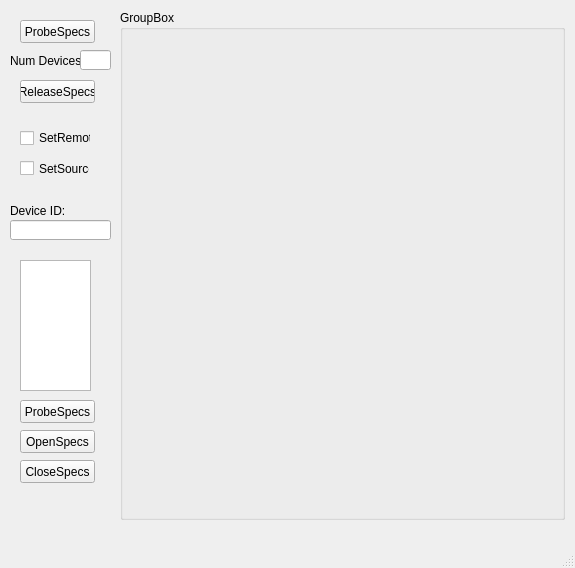
<?xml version="1.0" encoding="UTF-8"?>
<ui version="4.0">
 <class>TestWindow</class>
 <widget class="QMainWindow" name="TestWindow">
  <property name="geometry">
   <rect>
    <x>0</x>
    <y>0</y>
    <width>575</width>
    <height>568</height>
   </rect>
  </property>
  <property name="windowIcon">
   <iconset resource="../Resources.qrc">
    <normaloff>:/images/Agrosight.png</normaloff>:/images/Agrosight.png</iconset>
  </property>
  <widget class="QWidget" name="centralwidget">
   <widget class="QPushButton" name="pushButton">
    <property name="geometry">
     <rect>
      <x>20</x>
      <y>20</y>
      <width>75</width>
      <height>23</height>
     </rect>
    </property>
    <property name="text">
     <string>ProbeSpecs</string>
    </property>
   </widget>
   <widget class="QPlainTextEdit" name="plainTextEdit">
    <property name="geometry">
     <rect>
      <x>20</x>
      <y>260</y>
      <width>71</width>
      <height>131</height>
     </rect>
    </property>
   </widget>
   <widget class="GroupBoxSpec" name="Spec1">
    <property name="geometry">
     <rect>
      <x>120</x>
      <y>10</y>
      <width>445</width>
      <height>510</height>
     </rect>
    </property>
    <property name="title">
     <string>GroupBox</string>
    </property>
   </widget>
   <widget class="QPushButton" name="Probe">
    <property name="geometry">
     <rect>
      <x>20</x>
      <y>400</y>
      <width>75</width>
      <height>23</height>
     </rect>
    </property>
    <property name="text">
     <string>ProbeSpecs</string>
    </property>
   </widget>
   <widget class="QPushButton" name="Open">
    <property name="geometry">
     <rect>
      <x>20</x>
      <y>430</y>
      <width>75</width>
      <height>23</height>
     </rect>
    </property>
    <property name="text">
     <string>OpenSpecs</string>
    </property>
   </widget>
   <widget class="QPushButton" name="Close">
    <property name="geometry">
     <rect>
      <x>20</x>
      <y>460</y>
      <width>75</width>
      <height>23</height>
     </rect>
    </property>
    <property name="text">
     <string>CloseSpecs</string>
    </property>
   </widget>
   <widget class="QPushButton" name="pushReleaseAll">
    <property name="geometry">
     <rect>
      <x>20</x>
      <y>80</y>
      <width>75</width>
      <height>23</height>
     </rect>
    </property>
    <property name="text">
     <string>ReleaseSpecs</string>
    </property>
   </widget>
   <widget class="QLabel" name="label">
    <property name="geometry">
     <rect>
      <x>10</x>
      <y>50</y>
      <width>71</width>
      <height>21</height>
     </rect>
    </property>
    <property name="text">
     <string>Num Devices:</string>
    </property>
   </widget>
   <widget class="QLineEdit" name="NumDevs">
    <property name="geometry">
     <rect>
      <x>80</x>
      <y>50</y>
      <width>31</width>
      <height>20</height>
     </rect>
    </property>
    <property name="alignment">
     <set>Qt::AlignCenter</set>
    </property>
   </widget>
   <widget class="QCheckBox" name="checkRemote">
    <property name="geometry">
     <rect>
      <x>20</x>
      <y>130</y>
      <width>71</width>
      <height>16</height>
     </rect>
    </property>
    <property name="text">
     <string>SetRemote</string>
    </property>
   </widget>
   <widget class="QCheckBox" name="checkSource">
    <property name="geometry">
     <rect>
      <x>20</x>
      <y>160</y>
      <width>70</width>
      <height>17</height>
     </rect>
    </property>
    <property name="text">
     <string>SetSource</string>
    </property>
   </widget>
   <widget class="QLineEdit" name="DevID">
    <property name="geometry">
     <rect>
      <x>10</x>
      <y>220</y>
      <width>101</width>
      <height>20</height>
     </rect>
    </property>
    <property name="alignment">
     <set>Qt::AlignCenter</set>
    </property>
   </widget>
   <widget class="QLabel" name="label_2">
    <property name="geometry">
     <rect>
      <x>10</x>
      <y>200</y>
      <width>71</width>
      <height>21</height>
     </rect>
    </property>
    <property name="text">
     <string>Device ID:</string>
    </property>
   </widget>
  </widget>
  <widget class="QMenuBar" name="menubar">
   <property name="geometry">
    <rect>
     <x>0</x>
     <y>0</y>
     <width>575</width>
     <height>21</height>
    </rect>
   </property>
  </widget>
  <widget class="QStatusBar" name="statusbar"/>
 </widget>
 <customwidgets>
  <customwidget>
   <class>GroupBoxSpec</class>
   <extends>QGroupBox</extends>
   <header location="global">groupboxspec.h</header>
   <container>1</container>
  </customwidget>
 </customwidgets>
 <resources>
  <include location="../Resources.qrc"/>
 </resources>
 <connections/>
</ui>
